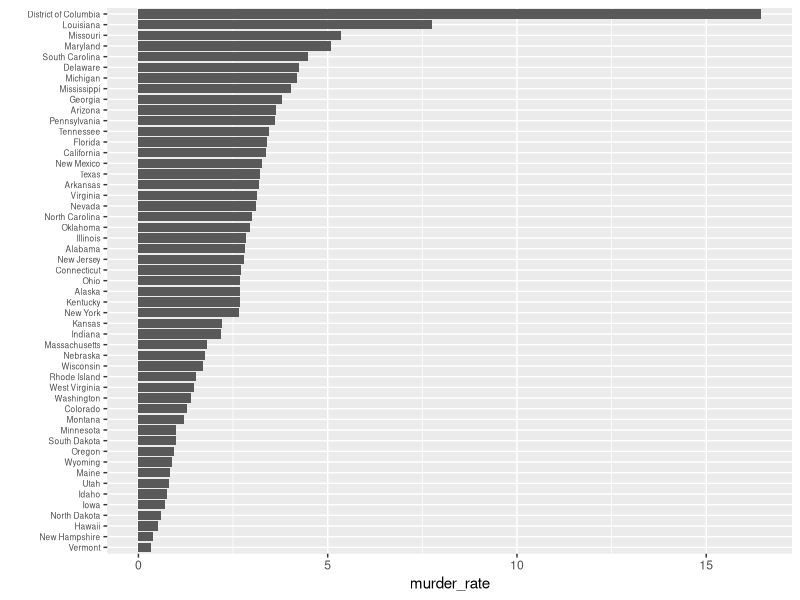
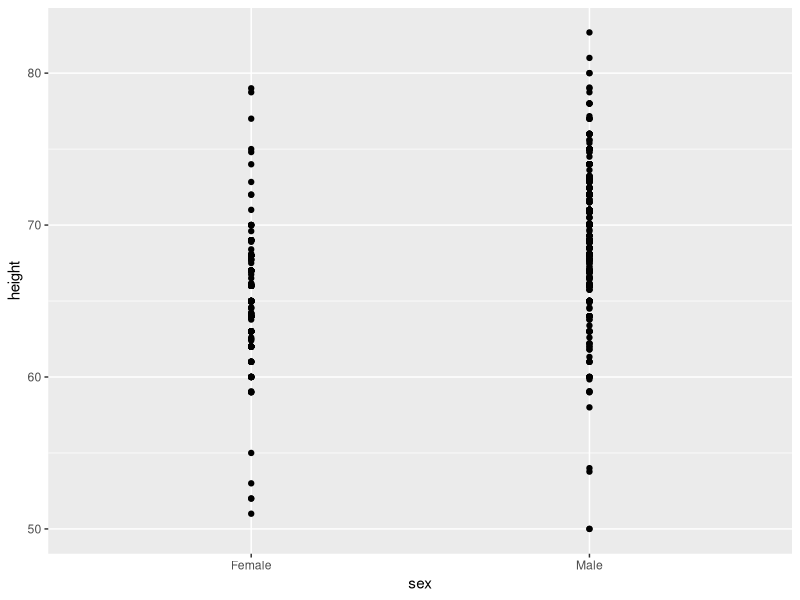
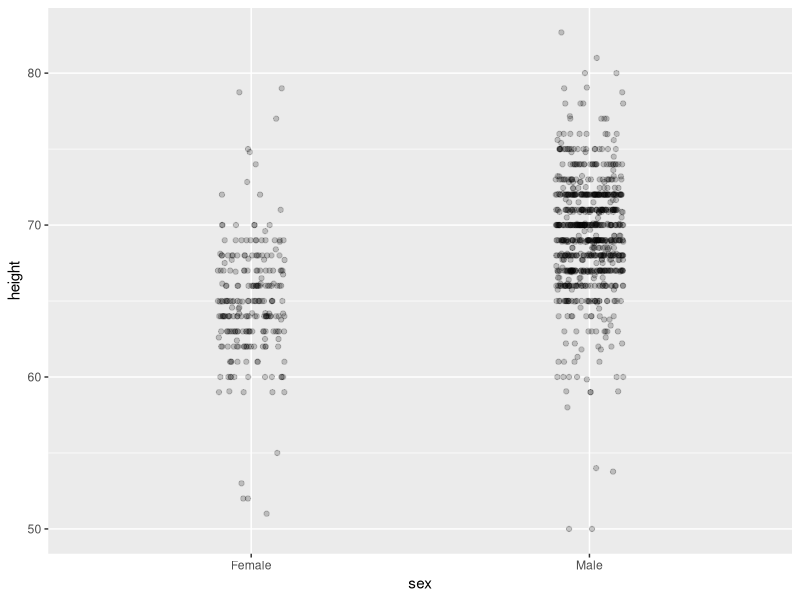
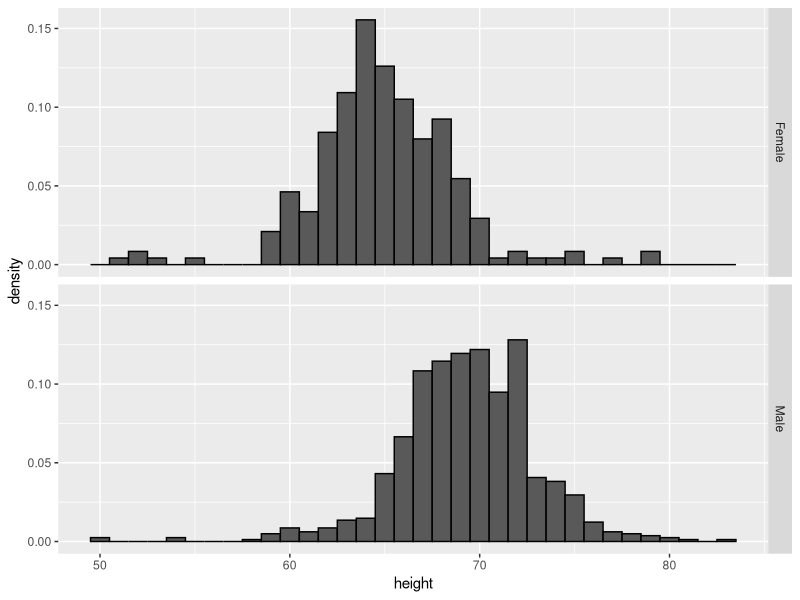
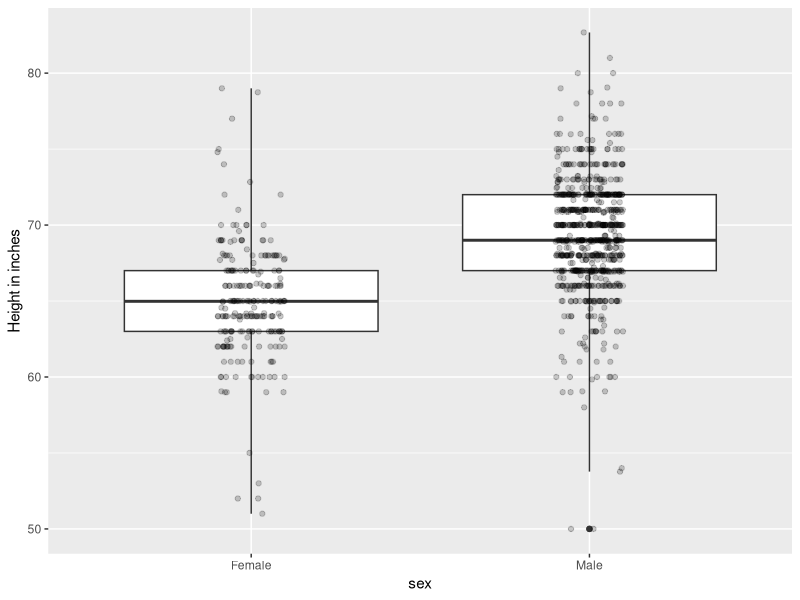
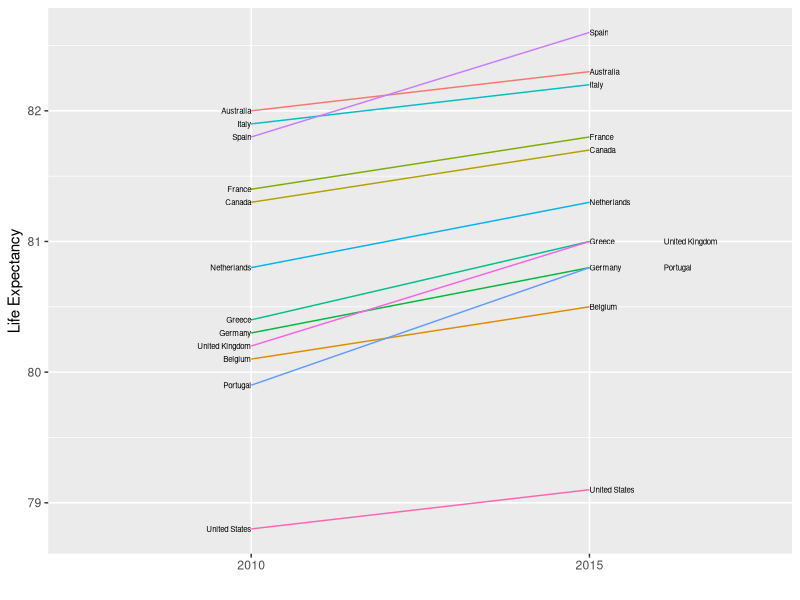
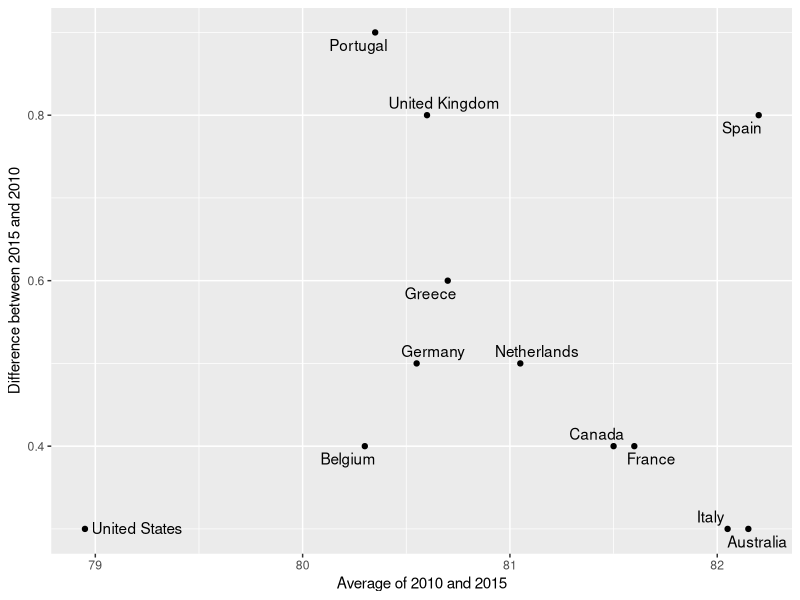
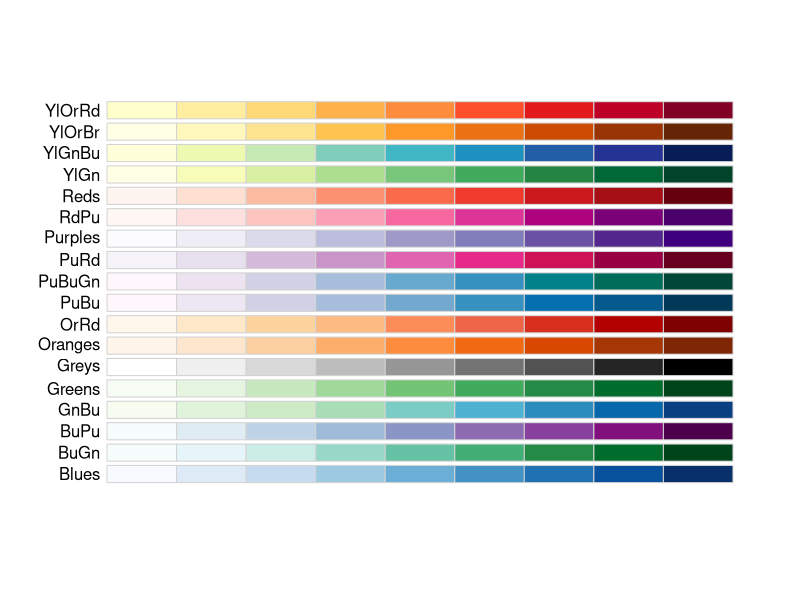

These charts were generated, in order, by the following R code: (Note: this script raises an error after producing the figures.)
## ---- chunk 1
library(tidyverse)
library(dslabs)
library(gridExtra)
## ---- chunk 2
data(murders)
murders %>% mutate(murder_rate = total / population * 100000) %>%
  mutate(state = reorder(state, murder_rate)) %>%
  ggplot(aes(state, murder_rate)) +
  geom_bar(stat="identity") +
  coord_flip() +
  theme(axis.text.y = element_text(size = 6)) +
  xlab("")
## ---- chunk 3
heights %>% 
  ggplot(aes(sex, height)) + 
  geom_point() 
## ---- chunk 4
heights %>% 
  ggplot(aes(sex, height)) +
  geom_jitter(width = 0.1, alpha = 0.2) 
## ---- chunk 5
heights %>% 
  ggplot(aes(height, ..density..)) +
  geom_histogram(binwidth = 1, color="black") +
  facet_grid(sex~.)
## ---- chunk 6
heights %>% 
  ggplot(aes(sex, height)) + 
  geom_boxplot(coef=3) + 
  geom_jitter(width = 0.1, alpha = 0.2) +
  ylab("Height in inches")
## ---- chunk 7
west <- c("Western Europe","Northern Europe","Southern Europe",
          "Northern America","Australia and New Zealand")

dat <- gapminder %>% 
  filter(year%in% c(2010, 2015) & region %in% west & 
           !is.na(life_expectancy) & population > 10^7) 

dat %>%
  mutate(location = ifelse(year == 2010, 1, 2), 
         location = ifelse(year == 2015 & 
                             country %in% c("United Kingdom","Portugal"),
                           location+0.22, location),
         hjust = ifelse(year == 2010, 1, 0)) %>%
  mutate(year = as.factor(year)) %>%
  ggplot(aes(year, life_expectancy, group = country)) +
  geom_line(aes(color = country), show.legend = FALSE) +
  geom_text(aes(x = location, label = country, hjust = hjust), 
            show.legend = FALSE, size= 2) +
  xlab("") + 
  ylab("Life Expectancy")
## ---- chunk 8
library(ggrepel)
dat %>% 
   mutate(year = paste0("life_expectancy_", year)) %>%
   select(country, year, life_expectancy) %>% spread(year, life_expectancy) %>% 
  mutate(average = (life_expectancy_2015 + life_expectancy_2010)/2,
         difference = life_expectancy_2015 - life_expectancy_2010) %>%
  ggplot(aes(average, difference, label = country)) + 
  geom_point() +
  geom_text_repel() +
  geom_abline(lty = 2) +
  xlab("Average of 2010 and 2015") + 
  ylab("Difference between 2015 and 2010")
## ---- chunk 9
library(RColorBrewer)
display.brewer.all(type="seq")
## ---- chunk 10
library(RColorBrewer)
display.brewer.all(type="div")
## ---- chunk 11
library(dslabs)
data(us_contagious_diseases)
## ---- chunk 12
dat <- us_contagious_diseases %>%  
  filter(year == 1967 & disease=="Measles" & !is.na(population)) %>%
  mutate(rate = count / population * 10000 * 52 / weeks_reporting)
## ---- chunk 13
dat %>% ggplot(aes(state, rate)) +
  geom_bar(stat="identity") +
  coord_flip()
## ---- chunk 14
state <- dat$state
rate <- dat$count/dat$population*10000*52/dat$weeks_reporting
## ---- chunk 15
state <- reorder(state, rate)
state
levels(state)
## ---- chunk 16
dat <- us_contagious_diseases %>% filter(year== 1967 & disease=="Measles" & !is.na(population)) %>% mutate(rate=count/population*10000*52/weeks_reporting) %>% mutate(state=reorder(state,rate))

dat %>% ggplot(aes(state, rate)) + geom_bar(stat="identity") + coord_flip()

# If you want the heights of the bars to represent values in the data, use stat="identity" and map a value to the y aesthetic.
## ---- chunk 17
library(dslabs)
data("murders")
murders %>% mutate(rate = total/population*100000) %>%
  group_by(region) %>%
  summarize(avg = mean(rate)) %>%
  mutate(region = factor(region)) %>%
  ggplot(aes(region, avg)) +
  geom_bar(stat="identity") +
  ylab("Murder Rate Average")
## ---- chunk 18
data("murders")
murders %>% mutate(rate = total/population*100000)
## ---- chunk 19
murders %>% mutate(region=reorder(region, rate, median)) %>% ggplot(aes(region, rate)) + geom_boxplot() + geom_jitter(width=0.2, alpha=0.3) + xlab("Region") + ylab("Murder Rates")
## ---- chunk 20
library(tidyverse)
library(dslabs)
data(us_contagious_diseases)
str(us_contagious_diseases)
## ---- chunk 21
the_disease <- "Measles"
dat <- us_contagious_diseases %>%
  filter(!state%in%c("Hawaii","Alaska") & disease == the_disease) %>%
  mutate(rate = count / population * 10000 * 52 / weeks_reporting) %>% 
  mutate(state = reorder(state, rate)) 
## ---- chunk 22
dat %>% filter(state == "California" & !is.na(rate)) %>%
  ggplot(aes(year, rate)) +
  geom_line() + 
  ylab("Cases per 10,000")  + 
  geom_vline(xintercept=1963, col = "blue")
## ---- chunk 23
dat %>% ggplot(aes(year, state, fill = rate)) +
  geom_tile(color = "grey50") +
  scale_x_continuous(expand=c(0,0)) +
  scale_fill_gradientn(colors = RColorBrewer::brewer.pal(9, "Reds"), trans = "sqrt") +
  geom_vline(xintercept=1963, col = "blue") +
  theme_minimal() +  theme(panel.grid = element_blank()) +
  ggtitle(the_disease) + 
  ylab("") + 
  xlab("")
## ---- chunk 24
avg <- us_contagious_diseases %>%
  filter(disease==the_disease) %>% group_by(year) %>%
  summarize(us_rate = sum(count, na.rm=TRUE)/sum(population, na.rm=TRUE)*10000)
## ---- chunk 25
dat %>% 
  filter(!is.na(rate)) %>%
    ggplot() +
  geom_line(aes(year, rate, group = state),  color = "grey50", 
            show.legend = FALSE, alpha = 0.2, size = 1) +
  geom_line(mapping = aes(year, us_rate),  data = avg, size = 1, color = "black") +
  scale_y_continuous(trans = "sqrt", breaks = c(5, 25, 125, 300)) + 
  ggtitle("Cases per 10,000 by state") + 
  xlab("") + 
  ylab("") +
  geom_text(data = data.frame(x = 1955, y = 50), 
            mapping = aes(x, y, label="US average"), 
            color="black") + 
  geom_vline(xintercept=1963, col = "blue") 
## ---- chunk 26
what_disease <- "Smallpox"
dat <- us_contagious_diseases %>%
  filter(!state%in%c("Hawaii","Alaska") & disease == what_disease & weeks_reporting>=10) %>%
  mutate(rate = count / population * 10000 * 52 / weeks_reporting) %>% 
  mutate(state = reorder(state, rate))
dat %>% ggplot(aes(year, state, fill = rate)) +
  geom_tile(color = "grey50") +
  scale_x_continuous(expand=c(0,0)) +
  scale_fill_gradientn(colors = RColorBrewer::brewer.pal(9, "Greens"), trans = "sqrt") +
  theme_minimal() +  theme(panel.grid = element_blank()) +
  ggtitle(the_disease) + 
  ylab("") + 
  xlab("")
## ---- chunk 27
avg <- us_contagious_diseases %>%
  filter(disease==what_disease & weeks_reporting>=10) %>% group_by(year) %>%
  summarize(us_rate = sum(count, na.rm=TRUE)/sum(population, na.rm=TRUE)*10000)

dat %>% 
  filter(!is.na(rate)) %>%
    ggplot() +
  geom_line(aes(year, rate, group = state),  color = "grey50", 
            show.legend = FALSE, alpha = 0.2, size = 1) +
  geom_line(mapping = aes(year, us_rate),  data = avg, size = 1, color = "black") +
  scale_y_continuous(trans = "sqrt", breaks = c(5, 25, 125, 300)) + 
  ggtitle("Cases per 10,000 by state") + 
  xlab("") + 
  ylab("") +
  geom_text(data = data.frame(x = 1945, y = 1), 
            mapping = aes(x, y, label="US average"), 
            color="black")
## ---- chunk 28
us_contagious_diseases %>%
  filter(!is.na(rate), state == "California" & weeks_reporting>=10) %>% mutate(rate=count / population * 10000 * 52 / weeks_reporting) %>% ggplot() +  geom_line(aes(year, rate, color = disease), show.legend = TRUE, size = 0.3) + 
  ggtitle("Cases per 10,000 in California") + 
  xlab("Year") + 
  ylab("Disease Rates")
## ---- chunk 29
us_contagious_diseases %>% filter(weeks_reporting>=10) %>% group_by(year, disease) %>% summarize(rate = sum(count, na.rm=TRUE)/sum(population, na.rm=TRUE)*10000) %>%  filter(!is.na(rate)) %>% ggplot() + geom_line(aes(year, rate, color = disease), show.legend = TRUE, size = 0.3) + ggtitle("Cases per 10,000 in US") +xlab("Year") + ylab("Disease Rates")
